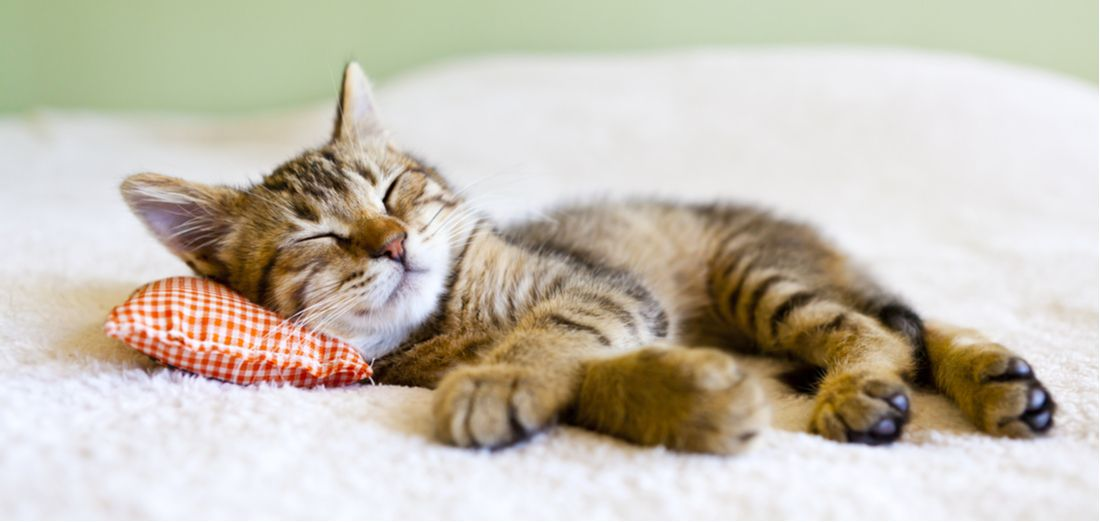
#> input picture test.jpg, 1100 x 522 px
$ python lineDrawing.py
#> lines starting #> are read from the running program, lines starting #| are printed output that depends on the picture
#> in main, img is the input picture: shape (522, 1100, 3); mean R, G, B 198.7, 191.7, 178.6
import os
import skimage
import matplotlib.pyplot as plt
import numpy as np
import math
from skimage import data, color, io

# Class which handles the conversion from normal to line drawing
# Takes an ndarray image as parameter
class LineDraw():

    def __init__(self, image):
        self.origImage = image
        self.imgWidth = len(image[0])
#> self.imgWidth = 1100
        self.imgHeight = len(image)
#> self.imgHeight = 522
#| 1100
#| 522

        #Sobel gradient map
        self.gX = None
        self.gY = None

    # Compute Sobel gradient map in the x direction for given image
    # Handle edge pixels by ignoring them
    # ndarray image
    def computeSobelMaps(self, image):

        width = len(image[0])
#> width = 1100
        height = len(image)
#> height = 522

        sobelX = np.array([[0 for x in range(width)] for y in range(height)])
        sobelY = np.array([[0 for x in range(width)] for y in range(height)])
        sobelMagnitude = np.array([[0 for x in range(width)] for y in range(height)])

        maxMagnitude = 0

        for y in range(1, height - 1):
            for x in range(1, width - 1):
                # kernel convolution
                sobelX[y][x] = (np.uint16(image[y - 1][x - 1]) + # top left
                                          image[y + 1][x - 1]  + # bottom left
                                          image[y][x - 1] * 2  + # left
                                         -image[y - 1][x + 1]  + # top right
                                         -image[y + 1][x + 1]  + # top right
                                         -image[y][x + 1] * 2)   # right

                sobelY[y][x] = (np.uint16(image[y - 1][x - 1]) + # top left
                                          image[y - 1][x + 1]  + # top right
                                          image[y - 1][x] * 2  + # top
                                         -image[y + 1][x - 1]  + # bottom left
                                         -image[y + 1][x + 1]  + # bottom right
                                         -image[y + 1][x] * 2)   # bottom

                sobelMagnitude[y][x] = math.sqrt((sobelX[y][x] ** 2) + (sobelY[y][x] ** 2))

                # keep track of max value to use in normalization
                if (maxMagnitude < sobelMagnitude[y][x]):
                    maxMagnitude = sobelMagnitude[y][x]
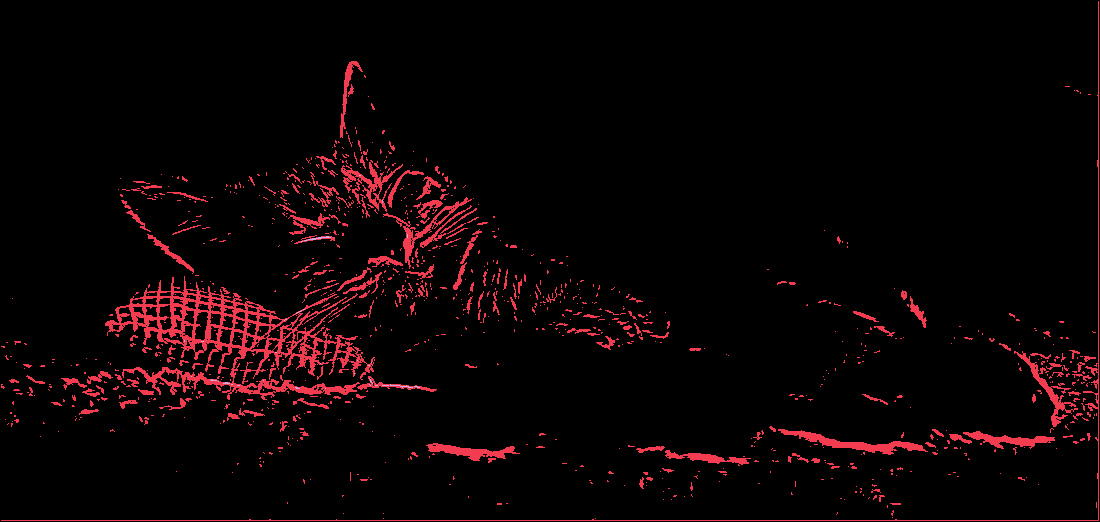
#> sobelMagnitude: shape (522, 1100) int64; 3 distinct labels, from 0 to 2; one colour per label, 0 black
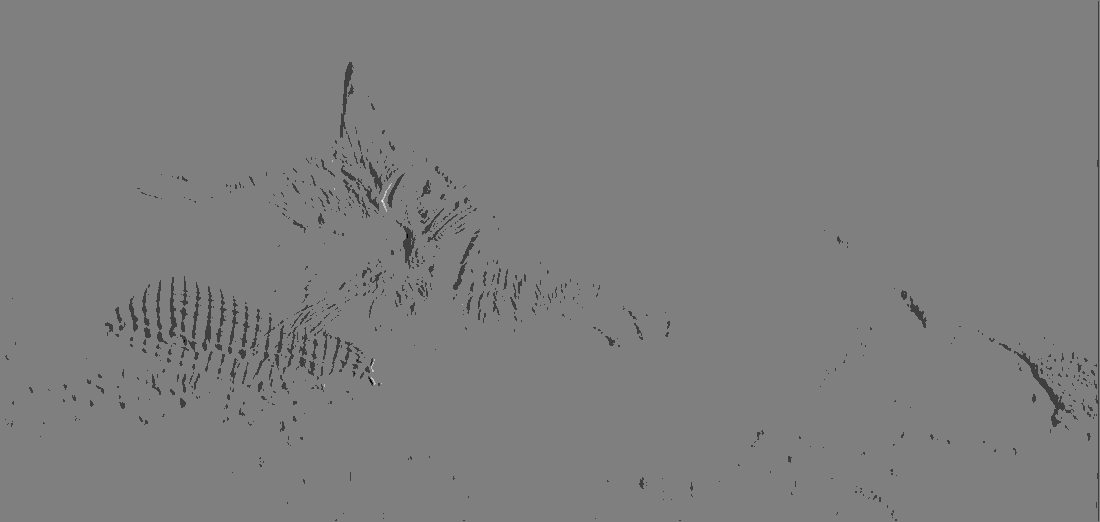
#> sobelX: shape (522, 1100) int64; min -2, max 2, mean -0.0193; drawn with min black and max white
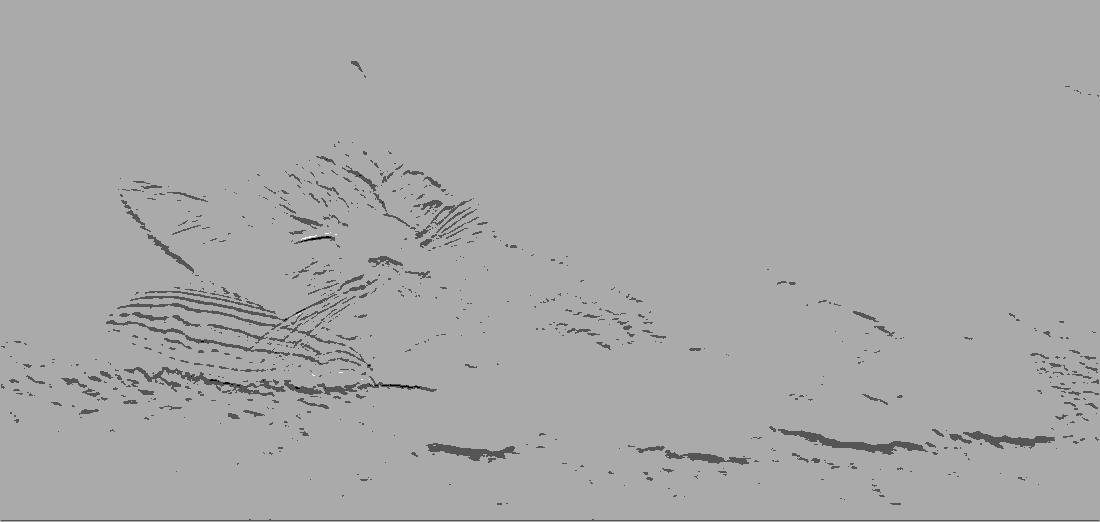
#> sobelY: shape (522, 1100) int64; min -2, max 1, mean -0.0306; drawn with min black and max white
#> after the loop, maxMagnitude = 2

        # normalize magnitudes
        for y in range(1, height - 1):
            for x in range(1, width - 1):
                sobelMagnitude[y][x] = (sobelMagnitude[y][x] / maxMagnitude) * 255
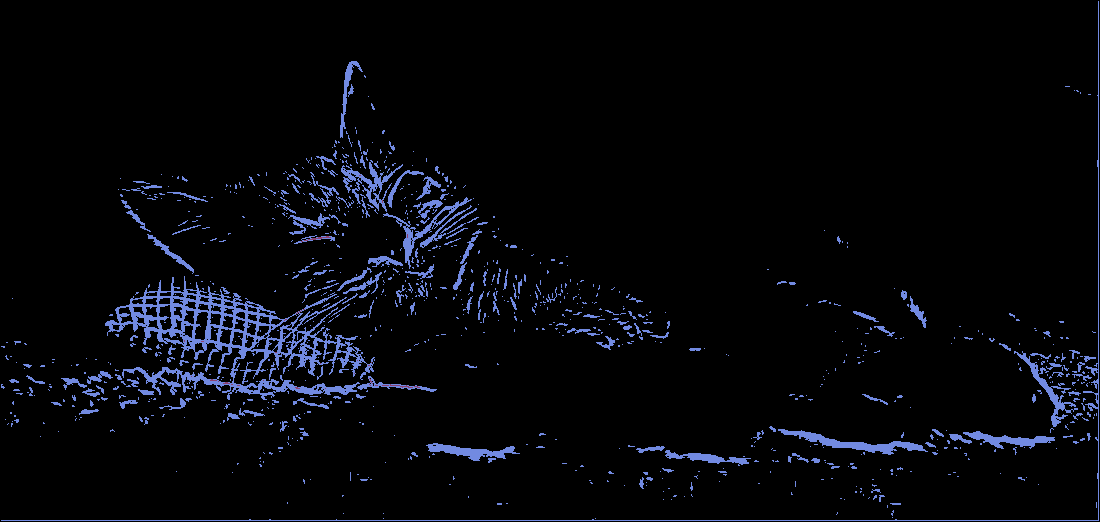
#> sobelMagnitude: shape (522, 1100) int64; 3 distinct labels, from 0 to 255; one colour per label, 0 black

        return (sobelX, sobelY, sobelMagnitude)

    # Return converted image
    def convertToLine(self):
        sobelMaps = self.computeSobelMaps(color.rgb2gray(self.origImage))

        return sobelMaps


def main():
    img = io.imread('test.jpg')
    ld = LineDraw(img)

    print(ld.imgWidth)
    print(ld.imgHeight)

    maps = ld.convertToLine()
    plt.figure("Original")
    plt.imshow(img)

    for map in maps:
        plt.figure()
        plt.imshow(map, cmap='gray')
#> this loop made 3 passes

    io.show()

if __name__ == "__main__":
    main()

$ run again, with sample1.jpg copied over test.jpg
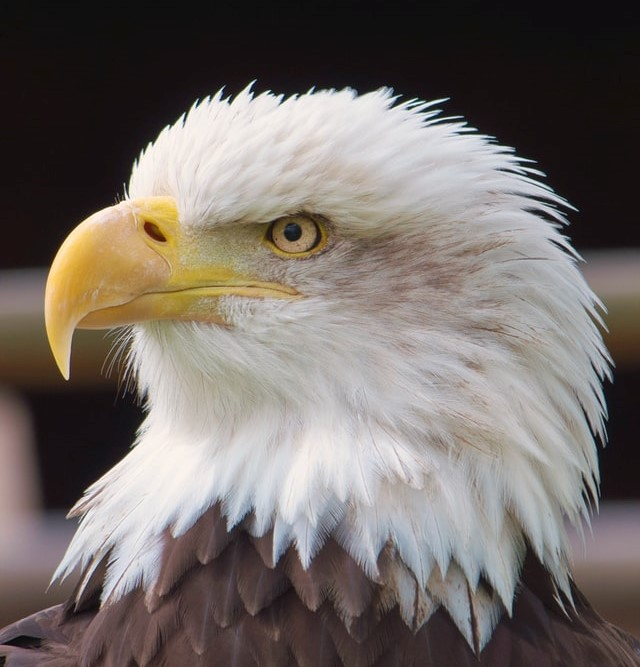
#> input picture sample1.jpg, 640 x 667 px
#> in main, img is the input picture: shape (667, 640, 3); mean R, G, B 117.3, 109.6, 105.1
#> self.imgWidth = 640
#> self.imgHeight = 667
#| 640
#| 667
#> width = 640
#> height = 667
#> after the loop in computeSobelMaps, `for y in range(1, height - 1):`:
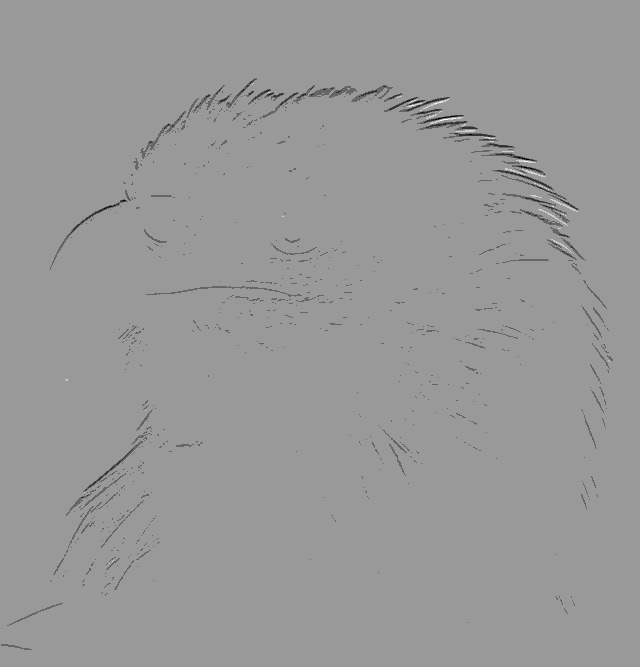
#> sobelY: shape (667, 640) int64; min -3, max 2, mean -0.0204; drawn with min black and max white
#> after the loop in computeSobelMaps, `for y in range(1, height - 1):`: maxMagnitude = 3
#> after the loop in computeSobelMaps, `for y in range(1, height - 1):`:
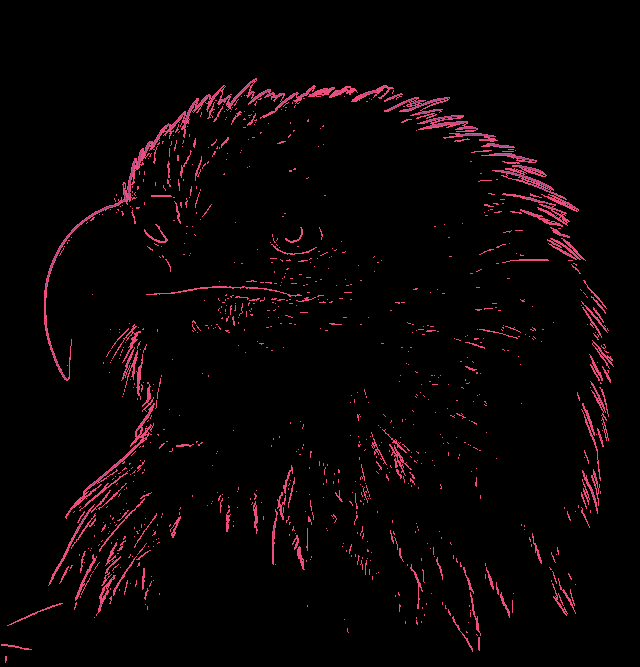
#> sobelMagnitude: shape (667, 640) int64; 4 distinct labels, from 0 to 255; one colour per label, 0 black
#> the loop in main, `for map in maps:` made 3 passes

$ run again, with sample3.jpg copied over test.jpg
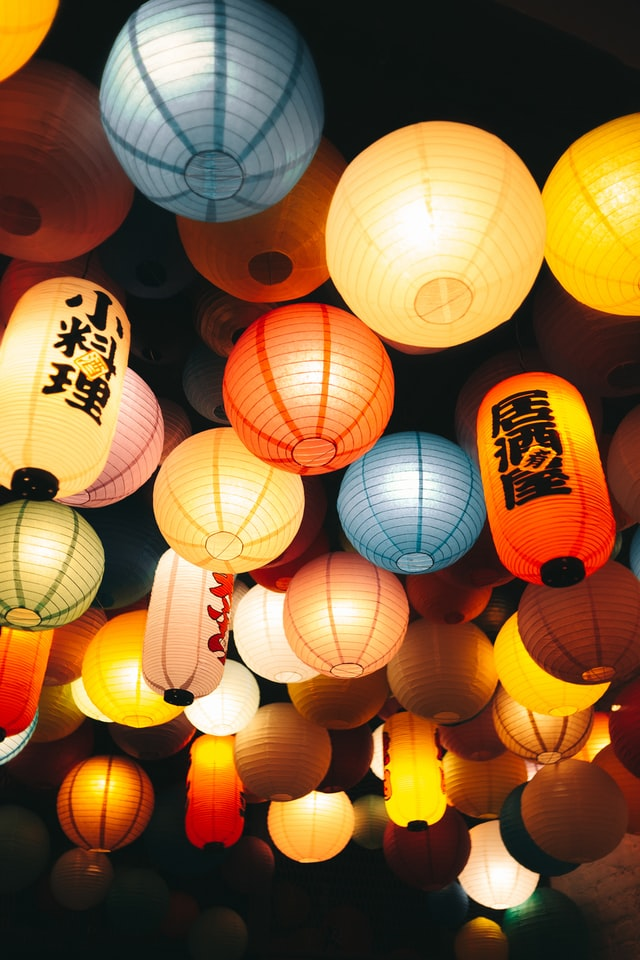
#> input picture sample3.jpg, 640 x 960 px
#> in main, img is the input picture: shape (960, 640, 3); mean R, G, B 132.7, 96.5, 57.8
#> self.imgWidth = 640
#> self.imgHeight = 960
#| 640
#| 960
#> width = 640
#> height = 960
#> after the loop in computeSobelMaps, `for y in range(1, height - 1):`:
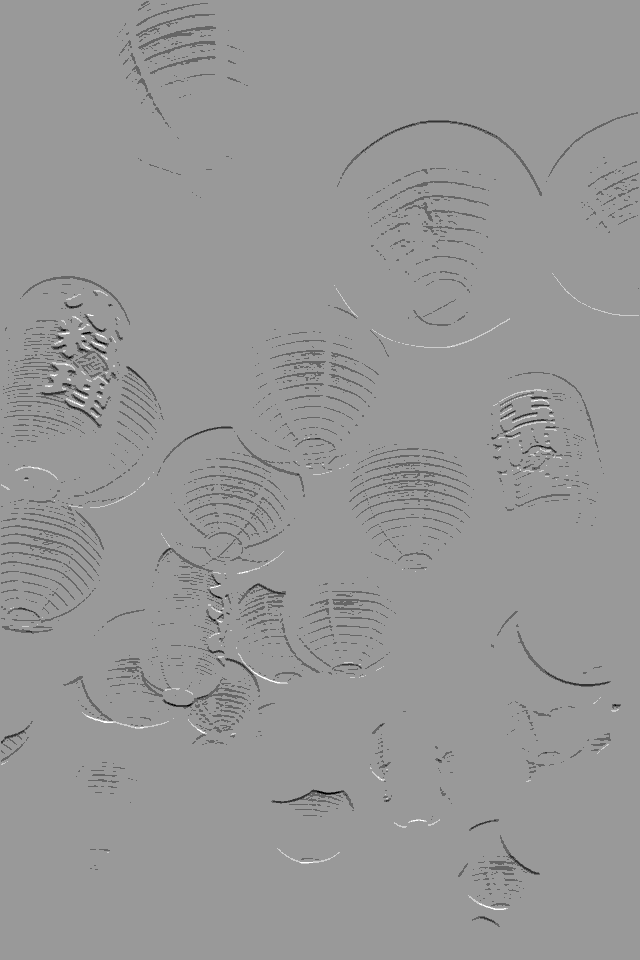
#> sobelY: shape (960, 640) int64; min -3, max 2, mean -0.0386; drawn with min black and max white
#> after the loop in computeSobelMaps, `for y in range(1, height - 1):`: maxMagnitude = 3
#> after the loop in computeSobelMaps, `for y in range(1, height - 1):`:
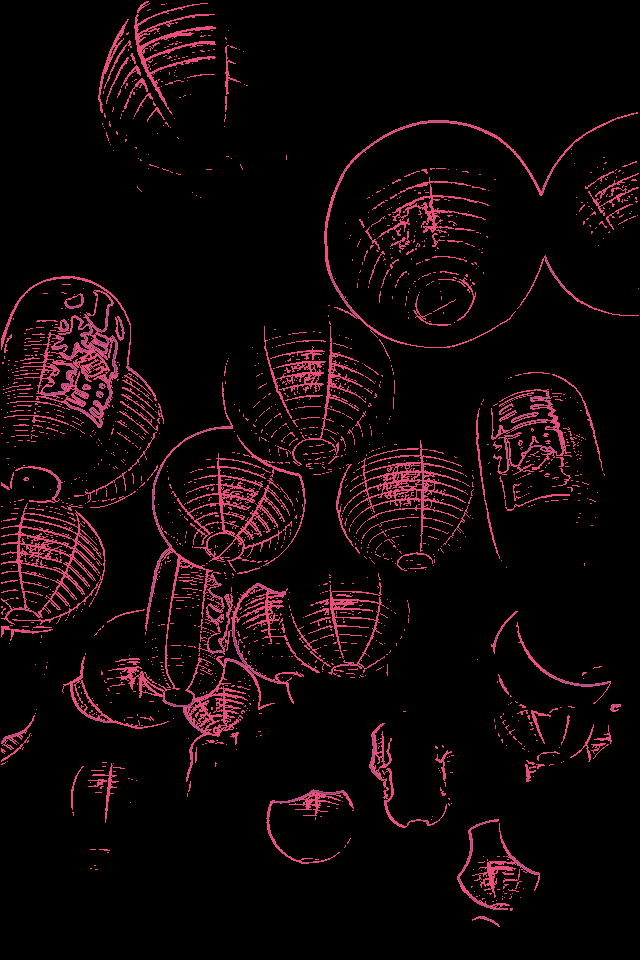
#> sobelMagnitude: shape (960, 640) int64; 4 distinct labels, from 0 to 255; one colour per label, 0 black
#> the loop in main, `for map in maps:` made 3 passes
